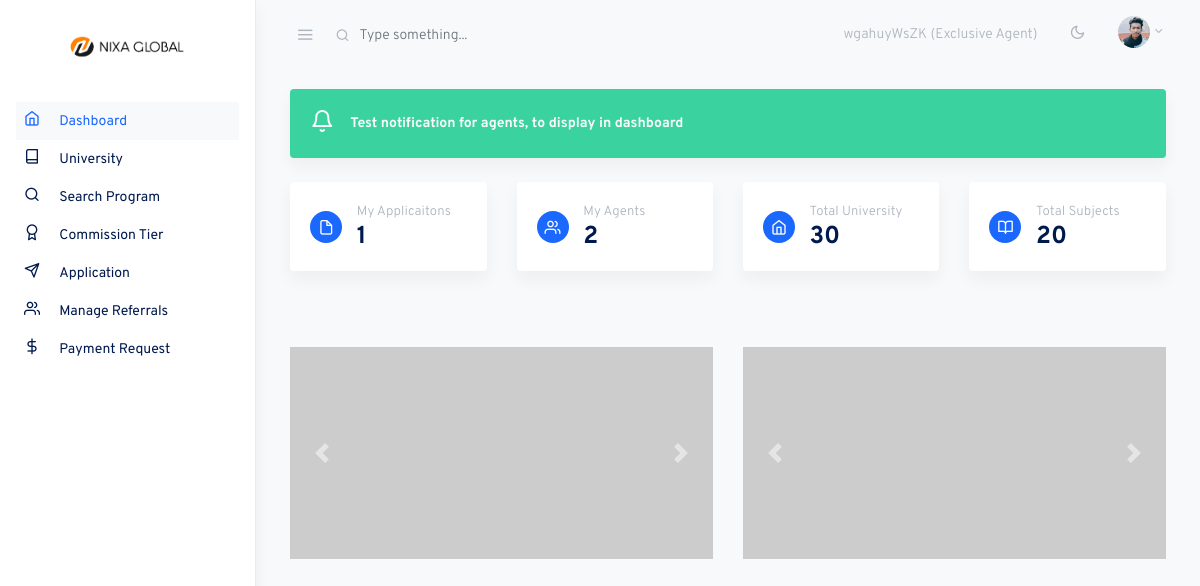
Page /dashboard/ (signed in) on the committed database.
### account/models.py (models this page shows, shortened)
class CustomUser(AbstractUser):
    user_type = models.CharField(max_length=20, choices=UserType.choices, default=UserType.AGENT)
    account_type = models.CharField(max_length=20, choices=AccountType.choices, default=AccountType.INDIVIDUAL)
    email = models.EmailField(unique=True)
    phone_number = models.CharField(max_length=20)
    address = models.CharField(max_length=200)
    country = models.CharField(max_length=100)
    city = models.CharField(max_length=100)
    post_code = models.CharField(max_length=20)
    referral_code = models.CharField(max_length=20, unique=True, blank=True, null=True)
    referred_by = models.ForeignKey('self', on_delete=models.SET_NULL, null=True, blank=True)
    is_verified = models.BooleanField(default=False)
    email_verification_token = models.CharField(max_length=100, blank=True, null=True)
    email_verification_sent_at = models.DateTimeField(null=True, blank=True)
    identification_document = models.ForeignKey('IdentificationDocument', on_delete=models.SET_NULL, null=True, blank=True)
    avatar = models.ImageField(upload_to='avatars/', blank=True)
    company_name = models.CharField(max_length=200, null=True, blank=True)
    profession = models.CharField(max_length=100, null=True, blank=True)
    @property
    def is_agent(self):
        return self.user_type in [UserType.AGENT]
    @property
    def is_admin(self):
        return self.user_type == UserType.ADMIN
    @property
    def is_exclusive_agent(self):
        return self.user_type == UserType.EXCLUSIVE_AGENT
    class Meta:
        verbose_name = "User"
        verbose_name_plural = "     Users"

class Notification(models.Model):
    message = models.CharField(max_length=255)
    is_active = models.BooleanField(default=True)
    created_at = models.DateTimeField(auto_now_add=True)

### core/views.py (the view)
# urls.py: path('dashboard/', views.dashboard, name="dashboard"),
@login_required
@any_user_required
def dashboard(request):
    user = request.user
    universities = University.objects.all()
    commission_tiers = {}
    for university in universities:
        try:
            commission_tier = CommissionTier.objects.filter(user=user, university=university).first()
            commission_tiers[university.pk] = commission_tier
        except CommissionTier.DoesNotExist:
            commission_tiers[university.pk] = None
    if user.is_admin:
        pending_agents = CustomUser.objects.filter(is_active=False)
        total_agent = CustomUser.objects.all().count()
        total_application = Applicant.objects.all().count()
        total_universitys = University.objects.all().count()
        total_subjects = Subject.objects.all().count()
        context = {
            'user_type': UserType.ADMIN,
            'pending_agents': pending_agents,
            'total_agent': total_agent,
            'total_application': total_application,
            'total_universitys': total_universitys,
            'total_subjects': total_subjects,
        }
    else:
        total_agent = CustomUser.objects.filter(referred_by=user).count()
        total_application = Applicant.objects.filter(user=user).count()
        total_universitys = University.objects.all().count()
        total_subjects = Subject.objects.all().count()
        notification = Notification.objects.first()
        context = {
            'commission_tiers': commission_tiers,
            'universities': universities,
            'agent': user,
            'total_agent': total_agent,
            'total_application': total_application,
            'total_universitys': total_universitys,
            'total_subjects': total_subjects,
            'notification' : notification
        }
    return render(request, 'portal/dashboard.html', context)

### templates/portal/dashboard.html (shortened to what this page needs)
{% extends 'portal/assets/base.html' %}
{% load custom_filters %}
{% block content %}
{% if user_type == 'Admin' %}
<div class="container-fluid">
    <div class="row justify-content-center">
      <div class="col-12">
        <div class="row">
          <div class="col-md-6 col-xl-3 mb-4">
            <div class="card shadow border-0">
              <div class="card-body">
                <div class="row align-items-center">
                  <div class="col-3 text-center">
                    <span class="circle circle-sm bg-primary">
                      <i class="fe fe-16 fe-file text-white mb-0"></i>
                    </span>
                  </div>
                  <div class="col pr-0">
                    <p class="small text-muted mb-0">Total Applicaitons</p>
                    <span class="h3 mb-0">{{total_application}}</span>
                  </div>
                </div>
              </div>
            </div>
          </div>
          <div class="col-md-6 col-xl-3 mb-4">
            <div class="card shadow border-0">
              <div class="card-body">
                <div class="row align-items-center">
                  <div class="col-3 text-center">
                    <span class="circle circle-sm bg-primary">
                      <i class="fe fe-16 fe-users text-white mb-0"></i>
                    </span>
                  </div>
                  <div class="col pr-0">
                    <p class="small text-muted mb-0">Total Agents</p>
                    <span class="h3 mb-0">{{total_agent}}</span>
                  </div>
                </div>
              </div>
            </div>
          </div>
          <div class="col-md-6 col-xl-3 mb-4">
            <div class="card shadow border-0">
              <div class="card-body">
                <div class="row align-items-center">
                  <div class="col-3 text-center">
                    <span class="circle circle-sm bg-primary">
                      <i class="fe fe-16 fe-home text-white mb-0"></i>
                    </span>
                  </div>
                  <div class="col pr-0">
                    <p class="small text-muted mb-0">Total University</p>
                    <span class="h3 mb-0">{{total_universitys}}</span>
                  </div>
                </div>
              </div>
            </div>
          </div>
          <div class="col-md-6 col-xl-3 mb-4">
            <div class="card shadow border-0">
              <div class="card-body">
                <div class="row align-items-center">
                  <div class="col-3 text-center">
                    <span class="circle circle-sm bg-primary">
                      <i class="fe fe-16 fe-book-open text-white mb-0"></i>
                    </span>
                  </div>
                  <div class="col pr-0">
                    <p class="small text-muted mb-0">Total Subjects</p>
                    <span class="h3 mb-0">{{total_subjects}}</span>
                  </div>
                </div>
              </div>
            </div>
          </div>
        </div>
        <div class="row">
          <div class="col-md-12">
            <h6 class="mb-3">Pending Agents</h6>
            <table class="table table-borderless table-striped">
              <thead>
                <tr role="row">
                  <th>Name</th>
                  <th>Account Type</th>
                  <th>Email</th>
                  <th>Phone Number</th>
                  <th>Country</th>
                  <th>City</th>
                  <th>Email Verify</th>
                  <th>AC Status</th>
                  <th>Action</th>
                </tr>
              </thead>
              <tbody>
                {% for agent in pending_agents %}
                <tr>
                  <th scope="col">{{agent.first_name}} {{agent.last_name}}</th>
                  <td>{{agent.account_type}}</td>
                  <td>{{agent.email}}</td>
                  <td>{{agent.phone_number}}</td>
                  <td>{{agent.country}}</td>
                  <td>{{agent.city}}</td>
                  <td><span class="badge badge-pill {% if agent.is_verified %} badge-success {% else %} badge-warning {% endif %}">{% if agent.is_verified %} Verified {% else %} Not Verified {% endif %}</span></td>
                  <td><span class="badge badge-pill {% if agent.is_active %} badge-success {% else %} badge-warning {% endif %}">{% if agent.is_active %} Approved {% else %} Pending {% endif %}</span></td>
                  <td>
                    <div class="dropdown">
                      <button class="btn btn-sm dropdown-toggle more-vertical" type="button" data-toggle="dropdown" aria-haspopup="true" aria-expanded="false">
                        <span class="text-muted sr-only">Action</span>
                      </button>
                      <div class="dropdown-menu dropdown-menu-right">
                        <a class="dropdown-item" href="{% url 'core:profile_manage' agent.id|urlencode %}">Manage</a>
                      </div>
                    </div>
                  </td>
                </tr>
                {% endfor %}
              </tbody>
            </table>
          </div>
        </div>
      </div>
    </div>
</div>
{% else %}
<div class="container-fluid">
  <div class="row justify-content-center">
    <div class="col-12">
    <div class="row">
        <div class="col-12 mb-4">
            <div class="card bg-success shadow border-0">
                <div class="card-body">
                    <div class="row align-items-center">
                        <div class="col pr-0">
                            <div class="notification text-light">
                                <span>
                                    <i class="fe fe-24 fe-bell"></i>
                                </span>
                                <div class="notification-content ml-3">
                                    <marquee class="notification-text text-light">{{notification.message}}</marquee>
                                </div>
                            </div>
                        </div>
                    </div>
                </div>
            </div>
        </div>
    </div>
      <div class="row">
        <div class="col-md-6 col-xl-3 mb-4">
          <div class="card shadow border-0">
            <div class="card-body">
              <div class="row align-items-center">
                <div class="col-3 text-center">
                  <span class="circle circle-sm bg-primary">
                    <i class="fe fe-16 fe-file text-white mb-0"></i>
                  </span>
                </div>
                <div class="col pr-0">
                  <p class="small text-muted mb-0">My Applicaitons</p>
                  <span class="h3 mb-0">{{total_application}}</span>
                </div>
              </div>
            </div>
          </div>
        </div>
        <div class="col-md-6 col-xl-3 mb-4">
          <div class="card shadow border-0">
            <div class="card-body">
              <div class="row align-items-center">
                <div class="col-3 text-center">
                  <span class="circle circle-sm bg-primary">
                    <i class="fe fe-16 fe-users text-white mb-0"></i>
                  </span>
                </div>
                <div class="col pr-0">
                  <p class="small text-muted mb-0">My Agents</p>
                  <span class="h3 mb-0">{{total_agent}}</span>
                </div>
              </div>
            </div>
          </div>
        </div>
        <div class="col-md-6 col-xl-3 mb-4">
          <div class="card shadow border-0">
            <div class="card-body">
              <div class="row align-items-center">
                <div class="col-3 text-center">
                  <span class="circle circle-sm bg-primary">
                    <i class="fe fe-16 fe-home text-white mb-0"></i>
                  </span>
                </div>
                <div class="col pr-0">
                  <p class="small text-muted mb-0">Total University</p>
                  <span class="h3 mb-0">{{total_universitys}}</span>
                </div>
              </div>
            </div>
          </div>
        </div>
        <div class="col-md-6 col-xl-3 mb-4">
          <div class="card shadow border-0">
            <div class="card-body">
              <div class="row align-items-center">
                <div class="col-3 text-center">
                  <span class="circle circle-sm bg-primary">
                    <i class="fe fe-16 fe-book-open text-white mb-0"></i>
                  </span>
                </div>
                <div class="col pr-0">
                  <p class="small text-muted mb-0">Total Subjects</p>
                  <span class="h3 mb-0">{{total_subjects}}</span>
                </div>
              </div>
            </div>
          </div>
        </div>
      </div>
      <div class="mt-5">
        <div class="row">
          <div class="col-md-6 mt-md-1 carousel-column">
            <div id="carousel1" class="carousel slide" data-ride="carousel">
              <div class="carousel-inner">
                <div class="carousel-item active">
                  <img src="https://via.placeholder.com/800x400?text=Slide+1" class="d-block w-100" alt="Slide 1">
                </div>
              </div>
              <a class="carousel-control-prev" href="#carousel1" role="button" data-slide="prev">
                <span class="carousel-control-prev-icon" aria-hidden="true"></span>
              </a>
              <a class="carousel-control-next" href="#carousel1" role="button" data-slide="next">
                <span class="carousel-control-next-icon" aria-hidden="true"></span>
              </a>
            </div>
          </div>
          <div class="col-md-6 mt-5 mt-md-1 carousel-column">
            <div id="carousel2" class="carousel slide" data-ride="carousel">
              <div class="carousel-inner">
                <div class="carousel-item active">
                  <img src="https://via.placeholder.com/800x400?text=Slide+4" class="d-block w-100" alt="Slide 4">
                </div>
              </div>
              <a class="carousel-control-prev" href="#carousel2" role="button" data-slide="prev">
                <span class="carousel-control-prev-icon" aria-hidden="true"></span>
              </a>
              <a class="carousel-control-next" href="#carousel2" role="button" data-slide="next">
                <span class="carousel-control-next-icon" aria-hidden="true"></span>
              </a>
            </div>
          </div>
        </div>
      </div>
    </div>
  </div>
</div>
{% endif %}
{% endblock %}

### templates/portal/assets/navbar.html (shortened to what this page needs)
{% load static %}
<nav class="topnav navbar navbar-light">
    <button type="button" class="navbar-toggler text-muted mt-2 p-0 mr-3 collapseSidebar">
      <i class="fe fe-menu navbar-toggler-icon"></i>
    </button>
    <form class="form-inline mr-auto searchform text-muted">
      <input class="form-control mr-sm-2 bg-transparent border-0 pl-4 text-muted" type="search" placeholder="Type something..." aria-label="Search">
    </form>
    <ul class="nav">
      <li class="nav-item nav-notif">
        <a class="nav-link text-muted my-2">
          {{request.user.referral_code}} ({{request.user.user_type}})
        </a>
      </li>
      <li class="nav-item">
        <a class="nav-link text-muted my-2" href="#" id="modeSwitcher" data-mode="light">
          <i class="fe fe-sun fe-16"></i>
        </a>
      </li>
      <li class="nav-item dropdown">
        <a class="nav-link dropdown-toggle text-muted pr-0" href="#" id="navbarDropdownMenuLink" role="button" data-toggle="dropdown" aria-haspopup="true" aria-expanded="false">
          <span class="avatar avatar-sm mt-2">
            {% if user.avatar %}
                <img src="{{ user.avatar.url }}" alt="..." class="avatar-img rounded-circle">
            {% else %}
                <img src="{% static 'assets/portal/./assets/avatars/face-1.jpg' %}" alt="..." class="avatar-img rounded-circle">
            {% endif %}
          </span>
        </a>
      </li>
    </ul>
  </nav>

### rows in the picture
CustomUser: user.referral_code "wgahuyWsZK", user.user_type "Exclusive Agent", avatar (picture)
Notification: message "Test notification for agents, to display in dashboard"

### other values in the picture
{{ total_application }} "1"
{{ total_agent }} "2"
{{ total_universitys }} "30"
{{ total_subjects }} "20"
